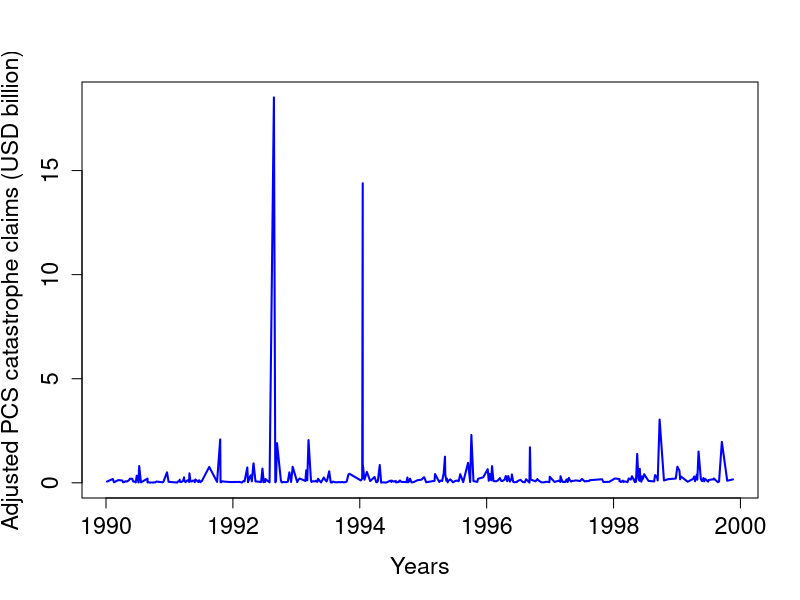

Write R code to recreate this figure.
rm(list = ls(all = TRUE))
# setwd('C:/...')

d <- read.table("ncl.dat")

plot(1990 + d[, 2], d[, 3]/1e+09, type = "l", col = "blue", xlab = "Years", ylab = "Adjusted PCS catastrophe claims (USD billion)", 
    lwd = 2, cex.lab = 1.4, cex.axis = 1.4) 
